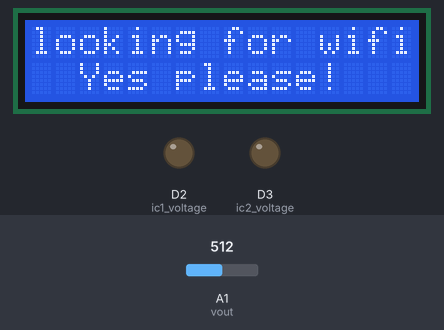
The sketch below on a simulated Arduino MKR. Shown: 16×2 character LCD, output pins drawn as LEDs (lit = HIGH). The test bench sets the inputs (shaded band); at power-on: A1 (vout) = 512. WiFi joins after 1.5 s; servers stay silent unless stated; what the sketch prints to the serial monitor is not drawn.

Above: at 0.1 s.
At 2.6 s:
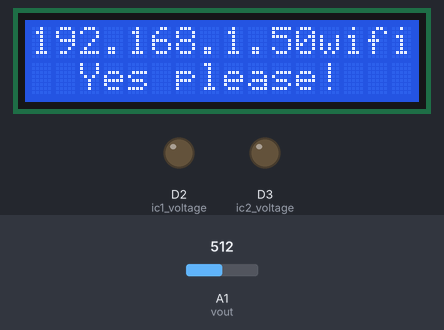
At 70.8 s:
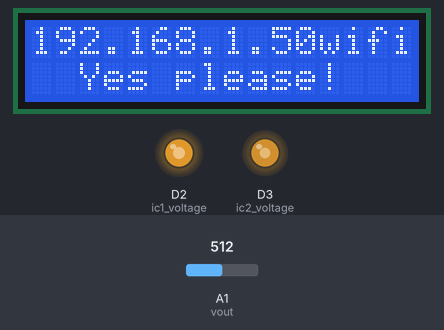
At 82.9 s:
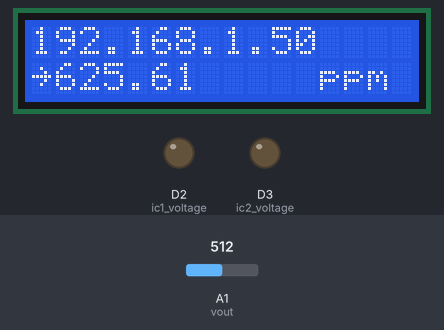
Timing chart, 0 to 84.4 s (numbered marks = the images above):
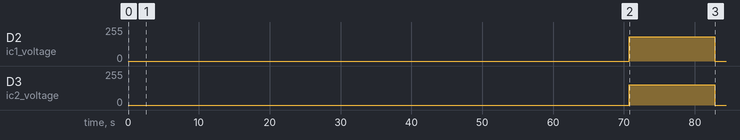

The sketch:

21.01.04_wifi_oxygen_sensor.ino
```cpp
// Interfacing Arduino with LCD example
 //Rhys M. Adams
 //

// include the library code
#include <LiquidCrystal.h>
#include <WiFiNINA.h>
#include <time.h>

//wifi client stuff
char ssid[] = "guest";        // your network SSID (name)
char pass[] = "";    // your network password (use for WPA, or use as key for WEP)

int keyIndex = 0;                 // your network key Index number (needed only for WEP)
int status = WL_IDLE_STATUS;      //connection status

const int array_len = 100; //number of time points to store
float times[array_len]; //times of measurements
float ppms[array_len]; // measurements
int count = 0; // next measurement index
float old_millis = 0; // previous measurement time
float equilibrium_time = 10000; //time to equilibrate voltages. The O2 sensor uses feedback loops and the voltages take time to reach steady state,
//so it can improve measurements if you let the voltages equilibrate.
float time_step = 60000 + equilibrium_time; // time between measurements
int measurement_cycle = 0; //toggles between 0 and 1 after a time step has passed

WiFiServer server(80);            //server socket
IPAddress ip;
WiFiClient client = server.available();

/////////////////////
// LCD is connected to Arduino as: LiquidCrystal lcd(RS, E, D4, D5, D6, D7)
LiquidCrystal lcd(11, 12, 6, 7, 8, 9);

//pwm pins for setting opamp voltage baselines
//circuit diagram can be found at
//https://www.sgxsensortech.com/content/uploads/2014/08/A1A-EC_SENSORS_AN2-Design-of-Electronics-for-EC-Sensors-V4.pdf

const int ic2_voltage = 3 ; //relative ground voltage pin, approximately 2.9 V
int vground = 151;//average PWM is 2.9 V

const int ic1_voltage = 2 ; //voltage pin, approximately 3.5 V
int v_set_voltage = vground+31; //31 = 600 mv difference

//sensor pins for opamp outputs
const int vout = A1 ;//measuremnt pin

////////////////////

float r_gain = 10000;
float scaling_ppm = 4 * 1e-7 * r_gain;


void printWifiStatus() {
  // print the SSID of the network you're attached to:
  Serial.print("SSID: ");
  Serial.println(WiFi.SSID());

  // print your board's IP address:
  ip = WiFi.localIP();
  lcd.setCursor(0,0);
  lcd.print(ip);

  // print the received signal strength:
  long rssi = WiFi.RSSI();
  Serial.print("signal strength (RSSI):");
  Serial.print(rssi);
  Serial.println(" dBm");

  Serial.print("To see this page in action, open a browser to http://");
  Serial.println(ip);
}

void enable_WiFi() {
  // check for the WiFi module:
  if (WiFi.status() == WL_NO_MODULE) {
    Serial.println("Communication with WiFi module failed!");
    // don't continue
  }

  String fv = WiFi.firmwareVersion();
  if (fv < "1.0.0") {
    Serial.println("Please upgrade the firmware");
  }
}


void connect_WiFi() {
  // attempt to connect to Wifi network:
  int StatusWiFi=WiFi.status();
  Serial.println(StatusWiFi);
  if(StatusWiFi!=3||(WiFi.localIP()[0]==0))  //if the connection gets dropped, try to reconnect
  {
      WiFi.disconnect();
      lcd.setCursor(0,0);
      lcd.print("looking for wifi ");
      delay(1000);
      //WiFiServer server(80);
      Serial.print("Attempting to connect to SSID: ");
      Serial.println(ssid);
      status = WiFi.begin(ssid, pass);

      Serial.println(status);
  }
  Serial.println("connected");

}

void printWEB() {

  if (client) {                             // if you get a client,
    Serial.println("new client");           // print a message out the serial port
    while (client.connected()) {            // loop while the client's connected
      if (client.available()) {             // if there's bytes to read from the client,
        char c = client.read();             // read a byte, then
        Serial.write(c);                    // print it out the serial monitor
        if (c == '\n') {                    // if the byte is a newline character

          // if the current line is blank, you got two newline characters in a row.
          // that's the end of the client HTTP request, so send a response:

            // HTTP headers always start with a response code (e.g. HTTP/1.1 200 OK)
            // and a content-type so the client knows what's coming, then a blank line:
            client.println("HTTP/1.1 200 OK");
            client.println("Content-type:text/html");
            client.println();

            //create table
            client.print("<html><body>");
            client.print("<table class=\"dataTable text-light dataTables-sidebar overflow-x-auto\" cellspacing=\"30\" cellpadding=\"0\"><thead></thead><tbody>");

            client.print("<tr><td>time(s)</td><td>oxygen(ppm)</td></tr>");
            for(int ii=0;ii<array_len;ii++){
              int curr_index = (ii+count)%array_len;
                if(times[curr_index] != 0){
                  client.print("<tr><td>");
                  client.print(times[curr_index]);
                  client.print("</td><td>");
                  client.print(ppms[curr_index]);
                  client.print("</td></tr>");
              }

            }
            client.print("</table></tbody></body></html>");


            // break out of the while loop:
            break;
          }
      }
    }
    // close the connection:
    client.stop();
  }
}

float get_oxygen_voltage(){
    //Take the average voltage of the oxygen sensor
    int num_iterations = 10;
    float counter_val = 0;
    float out_val = 0;

    for(int ii=0;ii<num_iterations;ii++){
      out_val += float(analogRead(vout)) * 5. / 1023.;
      //counter_val += float(analogRead(vcount));// * 5. / 1023.;
      delay(200);
      }
    out_val /= num_iterations;
    ////////////////////////////////////////
    //Let the oxygen sensor rest
    ///////////////////////////////////////
    analogWrite(ic1_voltage,0) ;
    analogWrite(ic2_voltage,0) ;
    return out_val;
}

void setup() {
  // Set up the LCD's number of columns and rows:
  lcd.begin(16, 2);
  // Set the cursor to column 6, line 1
  lcd.setCursor(2, 0);
  // Print a message to the LCD.
  lcd.print("O2!");

  lcd.setCursor(2, 1);
  lcd.print("Yes please!");

  pinMode(ic1_voltage,OUTPUT) ;
  pinMode(ic2_voltage,OUTPUT) ;

  Serial.begin(9600);
  WiFi.disconnect();
  enable_WiFi();
  connect_WiFi();
  server.begin();
  printWifiStatus();
}

void loop() {
    if(millis() - old_millis > time_step){//if enough time has passed since the last measurement cycle, start a new measurement
      old_millis = millis(); //reset the old_millis time stamp
      analogWrite(ic1_voltage,v_set_voltage); //turn on the O2 sensor
      analogWrite(ic2_voltage,vground);
      measurement_cycle = 1; //measurement cycle has started
    }
    if(measurement_cycle == 1)
    {
      if(millis() - old_millis > equilibrium_time)//if the voltage has equilibrated take measurements
      {
        float delta_v = get_oxygen_voltage();//get the measured voltages
        analogWrite(ic1_voltage,0);//turn O2 sensor off
        analogWrite(ic2_voltage,0);
        measurement_cycle = 0;//change state to not measuring
        ////////////////////////////////////////
        //output voltage
        ///////////////////////////////////////
        lcd.clear();//update lcd
        lcd.setCursor(0,0);
        lcd.print(ip);
        lcd.setCursor(0,1);
        lcd.print("~");
        lcd.setCursor(1,1);
        lcd.print(delta_v/scaling_ppm);
        lcd.setCursor(12, 1);
        lcd.print("ppm");

        // record data
        times[count%array_len] = millis()/1000.;
        ppms[count%array_len] = delta_v/scaling_ppm;
        count += 1;
        count %= array_len;

      }
    }


    connect_WiFi();
    printWifiStatus();

    client = server.available();//check if someone is querying the arduino "website"
    if (client) {
      lcd.setCursor(0,0);
      lcd.print("connecting    ");
      printWEB(); //if somone is connecting, send them a table of measurements
      delay(5000);
      lcd.setCursor(0,0);
      lcd.print(ip);
    }
  delay(1000);
}
```

Measured:
- by itself, D2 (ic1_voltage): 0/255 → 182/255 at 70.8 s, → 0/255 12.0 s later
- by itself, D3 (ic2_voltage): 0/255 → 151/255 at 70.8 s, → 0/255 12.0 s later
- what the display in image 1 shows lasts 80.2 s, from 2.6 s to 82.8 s
